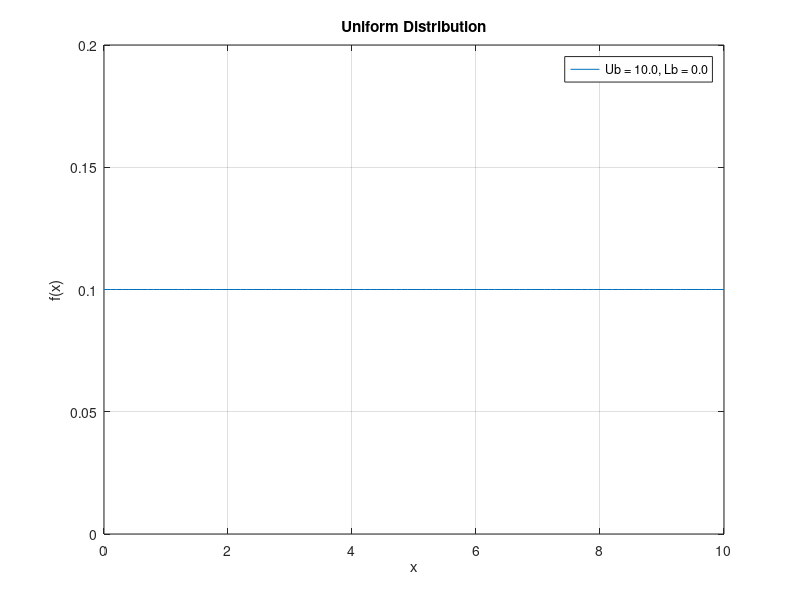

This chart was generated by the following MATLAB code:
clear all;

x=[0:.1:10]
U1=10
L1=0

for i=1:101
	f1(i)=1.0/(U1-L1)
end


plot(x,f1)
title("Uniform Distribution")
xlabel("x")
ylabel("f(x)")
legend("Ub = 10.0, Lb = 0.0")
grid
ylim([0,.2])
